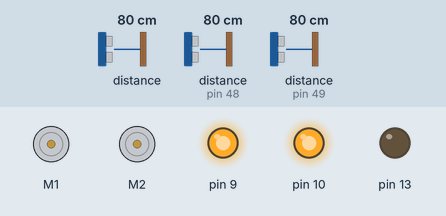
Simulated run of this sketch. Board: Arduino Uno, built with avr-gcc and run on an emulated ATmega328P. Shown: 2 × DC motor (green arrow = forward, orange = backward, longer = faster), output pins drawn as LEDs (lit = HIGH). The test bench sets the inputs (shaded band); at power-on: distance to the obstacle (sensors on pin 48, pin 49) 80 cm, distance to the obstacle 80 cm. What the sketch prints to the serial monitor is not drawn.

Above: at 0.1 s.
At 1.3 s:
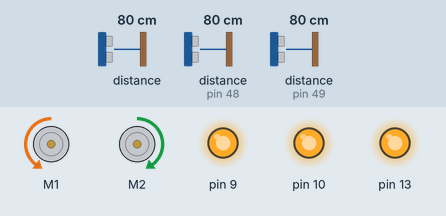
1.4 s: distance to the obstacle (sensor on pin 48) set to 22 cm
2.9 s: distance to the obstacle (sensor on pin 48) set to 17 cm
At 3.06 s:
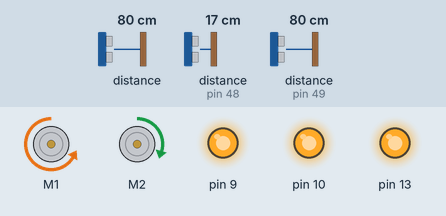
Timing chart, 0 to 11.9 s (numbered marks = the images above; inputs shaded):
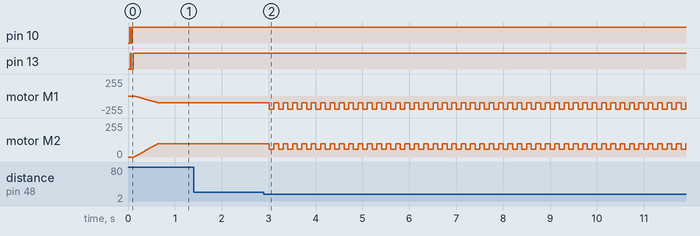

Measured:
- the behaviour switches between 20 and 19 cm on distance to the obstacle (sensor on pin 48) (found by bisection; images 1 and 2)
- after the input at 1.4 s, every drawn part: stays the same
- after the input at 2.9 s, motor M1: alternates backward 200/255 for 0.10 s and backward 100/255 for 0.10 s, starting after 0.11 s; motor M2: alternates forward 100/255 for 0.10 s and forward 60/255 for 0.10 s, starting after 0.11 s

The sketch:

obstacle_avoid.ino
```cpp
/*Import required libraries*/
#include <Wire.h>
#include <Adafruit_MotorShield.h>
#include "utility/Adafruit_MS_PWMServoDriver.h"
#include "Adafruit_VL53L0X.h"
// Create sensor objects
Adafruit_VL53L0X back = Adafruit_VL53L0X();
Adafruit_VL53L0X left = Adafruit_VL53L0X();
Adafruit_VL53L0X right = Adafruit_VL53L0X();
// Create the motor shield object with the default I2C address
Adafruit_MotorShield AFMS = Adafruit_MotorShield();

// Select which 'port' M1, M2, M3 or M4. In this case, M1
Adafruit_DCMotor *leftMotor = AFMS.getMotor(1);
// You can also make another motor on port M2
Adafruit_DCMotor *rightMotor = AFMS.getMotor(2);

//set variable for speed iteration
uint8_t i = 0;
uint8_t leftSpeed = 0;
uint8_t rightSpeed = 0;

//set variable types for sensors

VL53L0X_RangingMeasurementData_t backSensor;
VL53L0X_RangingMeasurementData_t leftSensor;
VL53L0X_RangingMeasurementData_t rightSensor;

uint16_t backMeasure;
uint16_t leftMeasure;
uint16_t rightMeasure;
\


void setup() {
  // put your setup code here, to run once:
  Serial.begin(9600);           // set up Serial library at 9600 bps
  Serial.println("Adafruit Motorshield v2 - DC Motor test!");

  AFMS.begin();  // create with the default frequency 1.6KHz
  //AFMS.begin(1000);  // OR with a different frequency, say 1KHz

  // Set the speed to start, from 0 (off) to 255 (max speed)
  leftMotor->setSpeed(150);
  leftMotor->run(FORWARD);
  // turn on motor
  leftMotor->run(RELEASE);

  rightMotor->setSpeed(150);
  rightMotor->run(FORWARD);
  // turn on motor
  rightMotor->run(RELEASE);

  //Sensor Setup

  Serial.begin(115200);

  pinMode(9, OUTPUT);
  pinMode(10, OUTPUT);
  pinMode(13, OUTPUT);

  digitalWrite(9, LOW);
  delay(10);
  digitalWrite(10, LOW);
  delay(10);
  digitalWrite(13, LOW);
  delay(10);

  digitalWrite(9, HIGH);
  delay(10);
  digitalWrite(10, HIGH);
  delay(10);
  digitalWrite(13, HIGH);
  delay(10);

  digitalWrite(10, LOW);
  delay(10);
  digitalWrite(13, LOW);
  delay(10);

  left.begin(0x30);
  delay(10);

  digitalWrite(10, HIGH);
  delay(10);

  right.begin(0x31);
  delay(10);

  digitalWrite(13, HIGH);
  delay(10);

  // wait until serial port opens for native USB devices
  while (! Serial) {
    delay(1);
  }

  Serial.println("Adafruit VL53L0X test");
  if (!back.begin()) {
    Serial.println(F("Failed to boot VL53L0X"));
    while(1);
  }
  // power
  //Serial.println(F("VL53L0X API Simple Ranging example\n\n"));

}

void loop() {
  // put your main code here, to run repeatedly:


//
  Serial.print("Forward?");
//
//  // gets current uptime on microcontroller in millis
//  unsigned long currentMillis = millis();
//
if( leftSpeed == 0 && rightSpeed == 0 ) {
  leftMotor->run(BACKWARD);
  rightMotor->run(FORWARD);
  for (i = 0; i<100; i++) {
    leftMotor->setSpeed(i);
    rightMotor->setSpeed(i);
    delay(5);
  }
  leftSpeed = 100;
  rightSpeed = 100;
}

if( leftSpeed > 100 || rightSpeed > 100) {
  leftMotor->setSpeed(100);
  rightMotor->setSpeed(100);
  leftSpeed = 100;
  rightSpeed = 100;
}


//  left.rangingTest(&sensor, false);
//  right.rangingTest(&sensor, false);

  // measure = sensor.RangeMilliMeter;

   //boolean checks if an object is getting close to sensor
  back.rangingTest(&backSensor, false);
  backMeasure = backSensor.RangeMilliMeter;


  left.rangingTest(&leftSensor, false);
  leftMeasure = leftSensor.RangeMilliMeter;

  right.rangingTest(&rightSensor, false);
  rightMeasure = rightSensor.RangeMilliMeter;

//  if (backMeasure < 100 && backSensor.RangeStatus != 4) {
//    Serial.print("I need to move forward faster!");
//    leftMotor->run(BACKWARD);
//    rightMotor->run(FORWARD);
//    for (i=100; i<200; i++) {
//      leftMotor->setSpeed(i);
//      rightMotor->setSpeed(i);
//      delay(10);
//    }
 if (rightMeasure < 100 && leftMeasure < 100 && leftSensor.RangeStatus != 4 && rightSensor.RangeStatus != 4) {
    Serial.print("I need to pivot!");
    while(rightMeasure < 100 && leftMeasure < 100) {
      leftMotor->run(RELEASE);
      rightMotor->run(RELEASE);
      leftMotor->run(FORWARD);
      rightMotor->run(FORWARD);
      left.rangingTest(&leftSensor, false);
      leftMeasure = leftSensor.RangeMilliMeter;

      right.rangingTest(&rightSensor, false);
      rightMeasure = rightSensor.RangeMilliMeter;
    }
    delay(200);
    leftMotor->run(RELEASE);
    rightMotor->run(RELEASE);
    leftMotor->run(BACKWARD);
    rightMotor->run(FORWARD);
    leftSpeed = 0;
    rightSpeed = 0;
  }
  else if (leftMeasure < 200 && leftSensor.RangeStatus != 4) {
    Serial.print("I need to turn right!");
    rightSpeed = 60;
    leftSpeed = 200;
    leftMotor->setSpeed(leftSpeed);
    rightMotor->setSpeed(rightSpeed);
    delay(100);
  }
  else if (rightMeasure < 200 && rightSensor.RangeStatus != 4) {
    Serial.print("I need to turn left!");
    leftSpeed = 60;
    rightSpeed = 200;
    rightMotor->setSpeed(rightSpeed);
    leftMotor->setSpeed(leftSpeed);
    delay(100);
  }


//  for (i=255; i!=0; i--) {
//    leftMotor->setSpeed(i);
//    rightMotor->setSpeed(i);
//    delay(10);
//  }
//
//  Serial.print("tock-forward");
//
//  leftMotor->run(BACKWARD);
//  rightMotor->run(FORWARD);
//  for (i=0; i<255; i++) {
//    leftMotor->setSpeed(i);
//    rightMotor->setSpeed(i);
//    delay(10);
//  }
//  for (i=255; i!=0; i--) {
//    leftMotor->setSpeed(i);
//    rightMotor->setSpeed(i);
//    delay(10);
//  }
//
//  Serial.print("tech");
//  leftMotor->run(RELEASE);
//  rightMotor->run(RELEASE);
//  delay(1000);


}
```
